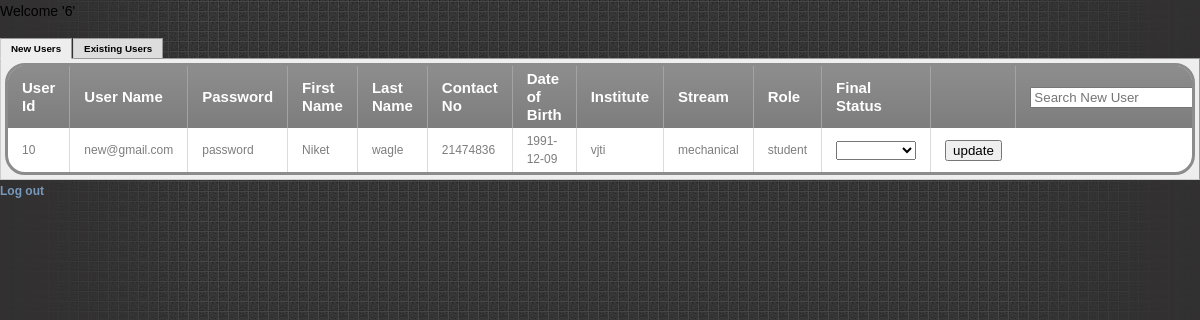
Page /admin_home.php (signed in) on the earlier database version.
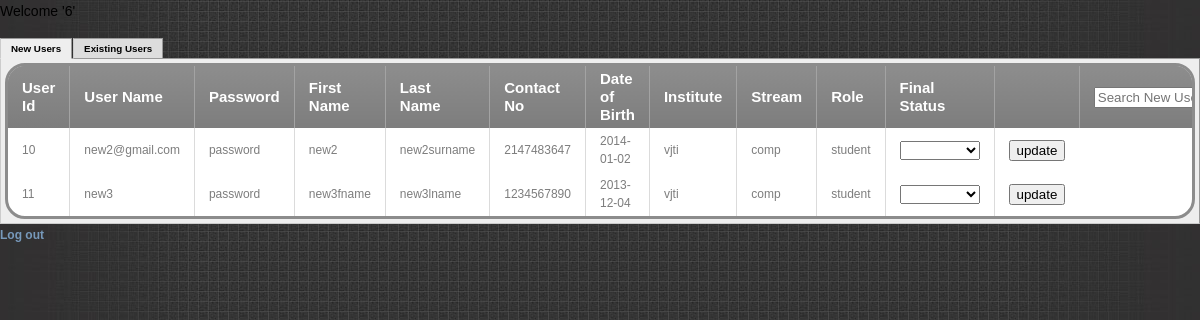
Same page on the later database version.
### tables this page shows
CREATE TABLE IF NOT EXISTS `user` (
  `u_id` int(11) unsigned NOT NULL AUTO_INCREMENT,
  `u_name` varchar(30) NOT NULL,
  `password` varchar(20) NOT NULL,
  `f_name` varchar(20) NOT NULL,
  `l_name` varchar(20) NOT NULL,
  `contact_no` int(10) NOT NULL,
  `dob` date NOT NULL,
  `institute` varchar(40) NOT NULL,
  `stream` varchar(20) NOT NULL,
  `role` varchar(10) NOT NULL,
  `approve_id` tinyint(1) NOT NULL DEFAULT '0',
  `photo` varchar(255) NOT NULL,
  `about` text NOT NULL,
  `show_email` tinyint(4) NOT NULL DEFAULT '0',
  `gender` tinyint(4) NOT NULL DEFAULT '0',
  `user_score` float NOT NULL DEFAULT '0',
  `count_bookmarks` int(11) NOT NULL DEFAULT '0',
  `created_comments` int(11) NOT NULL DEFAULT '0',
  `count_discussions` int(11) NOT NULL DEFAULT '0',
  PRIMARY KEY (`u_id`)
);

### admin_home.php (the view, shortened to what this page needs)
<?php require_once('Connections/conn.php'); ?>
<?php
$logoutAction = $_SERVER['PHP_SELF']."?doLogout=true";
?>
<?php
if (!function_exists("GetSQLValueString")) {
function GetSQLValueString($theValue, $theType, $theDefinedValue = "", $theNotDefinedValue = "")
{
  $theValue = function_exists("mysql_real_escape_string") ? mysql_real_escape_string($theValue) : mysql_escape_string($theValue);
  switch ($theType) {
    case "text":
      $theValue = ($theValue != "") ? "'" . $theValue . "'" : "NULL";
      break;
    case "long":
    case "int":
      $theValue = ($theValue != "") ? intval($theValue) : "NULL";
      break;
  }
  return $theValue;
}
}
$query_update = sprintf("SELECT * FROM `user` natural join `approve_user` WHERE approve_id =0 ORDER BY u_id ASC");
$update = mysql_query($query_update, $conn) or die(mysql_error());
$row_update = mysql_fetch_assoc($update);
$totalRows_update = mysql_num_rows($update);
$editFormAction = $_SERVER['PHP_SELF'];
if (isset($_SERVER['QUERY_STRING'])) {
  $editFormAction .= "?" . htmlentities($_SERVER['QUERY_STRING']);
}
?>
<!DOCTYPE html PUBLIC "-//W3C//DTD XHTML 1.0 Transitional//EN" "http://www.w3.org/TR/xhtml1/DTD/xhtml1-transitional.dtd">
<html xmlns="http://www.w3.org/1999/xhtml">
<head>
<link href="SpryAssets/SpryTabbedPanels.css" rel="stylesheet" type="text/css">
<link href="css/templatemo_style.css" type="text/css" rel="stylesheet" />
<link rel="stylesheet" href="css/slimbox2.css" type="text/css" media="screen" />
<link href="SpryAssets/SpryRating.css" rel="stylesheet" type="text/css">
<link href="css/table.css?12" rel="stylesheet" type="text/css" />
<body>
<p>Welcome <? echo GetSQLValueString($_SESSION['MM_f_name'],"text") ?> </p>
<div id="TabbedPanels1" class="TabbedPanels">
  <ul class="TabbedPanelsTabGroup">
    <li class="TabbedPanelsTab" tabindex="0">New Users</li>
    <li class="TabbedPanelsTab" tabindex="0">Existing Users</li>
  </ul>
  <div class="TabbedPanelsContentGroup">
    <div class="TabbedPanelsContent">
        <div id="new_users">
    <div class="datagrid">
    <?php if ($totalRows_update>0 ) { ?>
    <table>
    <thead>
  <tr>
  	 <th class="sort" data-sort="user_id">User Id</th>
    <th class="sort" data-sort="user_name">User Name</th>
     <th class="sort" data-sort="password">Password</th>
    <th class="sort" data-sort="first_name">First Name</th>
    <th class="sort" data-sort="last_name">Last Name</th>
    <th class="sort" data-sort="contact_no">Contact No</th>
    <th class="sort" data-sort="date_of_birth">Date of Birth</th>
    <th class="sort" data-sort="institute">Institute</th>
    <th class="sort" data-sort="stream">Stream</th>
    <th class="sort" data-sort="role">Role</th>
    <th>Final Status</th>
    <th>    </th>
    <th colspan="2">
          <input type="text" class="search" placeholder="Search New User" />
        </th>
  </tr>
  </thead>
  <tbody class="list">
  <?php do { ?>
    <tr>
      <td class="user_id"><?php echo $row_update['u_id']; ?></td>
      <td class="user_name"><?php echo $row_update['u_name']; ?></td>
      <td class="password"><?php echo $row_update['password']; ?></td>
      <td class="first_name"><?php echo $row_update['f_name']; ?></td>
      <td class="last_name"> <?php echo $row_update['l_name']; ?></td>
      <td class="contact_no"><?php echo $row_update['contact_no']; ?></td>
      <td class="date_of_birth"><?php echo $row_update['dob']; ?></td>
      <td class="institute"><?php echo $row_update['institute']; ?></td>
      <td class="stream"><?php echo $row_update['stream']; ?></td>
      <td class="role"><?php echo $row_update['role']; ?></td>
<form  id="form1" name="form1" method="POST" action="<?php echo $editFormAction; ?>">      <td><select name="app_id" id="app_id">
        <option value="0">  </option>
        <option value="1">Approved</option>
      </select></td>
      <td>
      <input name="update" id="update" value="update" type="submit" ></input>
        </td></form>
    </tr>
    <?php } while ($row_update = mysql_fetch_assoc($update)); ?>
    </tbody>
    </table>
    </div></div>
    <?php } else {
		echo "No new users";
	} ?>
    </div>
  </div>
</div>
<a href="<?php echo $logoutAction ?>">Log out</a>
</body>
</html>

### SpryAssets/SpryTabbedPanels.css (style rules this page uses)
.TabbedPanels { overflow: hidden; margin: 0px; padding: 0px; clear: none; width: 100%; }
.TabbedPanelsTabGroup { margin: 0px; padding: 0px; }
.TabbedPanelsTab { position: relative; top: 1px; float: left; padding: 4px 10px; margin: 0px 1px 0px 0px; font: bold 0.7em sans-serif; background-color: #DDD; list-style: none; border-left: solid 1px #CCC; border-bottom: solid 1px #999; border-top: solid 1px #999; border-right: solid 1px #999; -moz-user-select: none; -khtml-user-select: none; cursor: pointer; font-size: 0.7em; }
.TabbedPanelsTabSelected { background-color: #EEE; border-bottom: 1px solid #EEE; }
.TabbedPanelsContentGroup { clear: both; border-left: solid 1px #CCC; border-bottom: solid 1px #CCC; border-top: solid 1px #999; border-right: solid 1px #999; background-color: #EEE; }
.TabbedPanelsContent { overflow: hidden; padding: 4px; }

### css/templatemo_style.css (style rules this page uses)
body { margin: 0; padding: 0; color: #000000; font-size: 14px; line-height: 1.6em; font-family: "Lucida Sans Unicode", "Lucida Grande", sans-serif; background-color: #313030; background-image: url(../images/templatemo_body.jpg); background-position: center top; background-repeat: no-repeat }
a, a:link, a:visited { color : #7799bb; text-decoration: none; font-size: 12px; font-weight: bold; }
ul, li { padding:0; margin:0; list-style:none; }
p { padding: 0; margin: 0 0 15px 0 }

### css/table.css (style rules this page uses)
.datagrid table { border-collapse: collapse; text-align: left; width: 100%; }
.datagrid { font: normal 12px/150% Arial, Helvetica, sans-serif; background: #fff; overflow: hidden; border: 3px solid #8C8C8C; -webkit-border-radius: 20px; -moz-border-radius: 20px; border-radius: 20px; }
.datagrid table td, .datagrid table th { padding: 4px 14px; }
.datagrid table thead th { background:-webkit-gradient( linear, left top, left bottom, color-stop(0.05, #8C8C8C), color-stop(1, #7D7D7D) );background:-moz-linear-gradient( center top, #8C8C8C 5%, #7D7D7D 100% );filter:progid:DXImageTransform.Microsoft.gradient(startColorstr='#8C8C8C', endColorstr='#7D7D7D');background-color:#8C8C8C; color:#FFFFFF; font-size: 15px; font-weight: bold; border-left: 1px solid #A3A3A3; }
.datagrid table thead th:first-child { border: none; }
.datagrid table tbody td { color: #7D7D7D; border-left: 1px solid #DBDBDB;font-size: 12px;font-weight: normal; }
.datagrid table tbody td:first-child { border-left: none; }
.datagrid table tbody tr:last-child td { border-bottom: none; }

### admin_home.php (style rules this page uses)
body,td { color: #000000; font-size: 14px; }

Differences in the rows shown:
changed user id 10: u_name "new@gmail.com" → "new2@gmail.com"; f_name "Niket" → "new2"; l_name "wagle" → "new2surname"; contact_no "21474836" → "2147483647"; dob "1991-12-09" → "2014-01-02"; stream "mechanical" → "comp"
added user: u_id "11", u_name "new3", password "password", f_name "new3fname", l_name "new3lname", contact_no "1234567890", dob "2013-12-04", institute "vjti", stream "comp", role "student"
